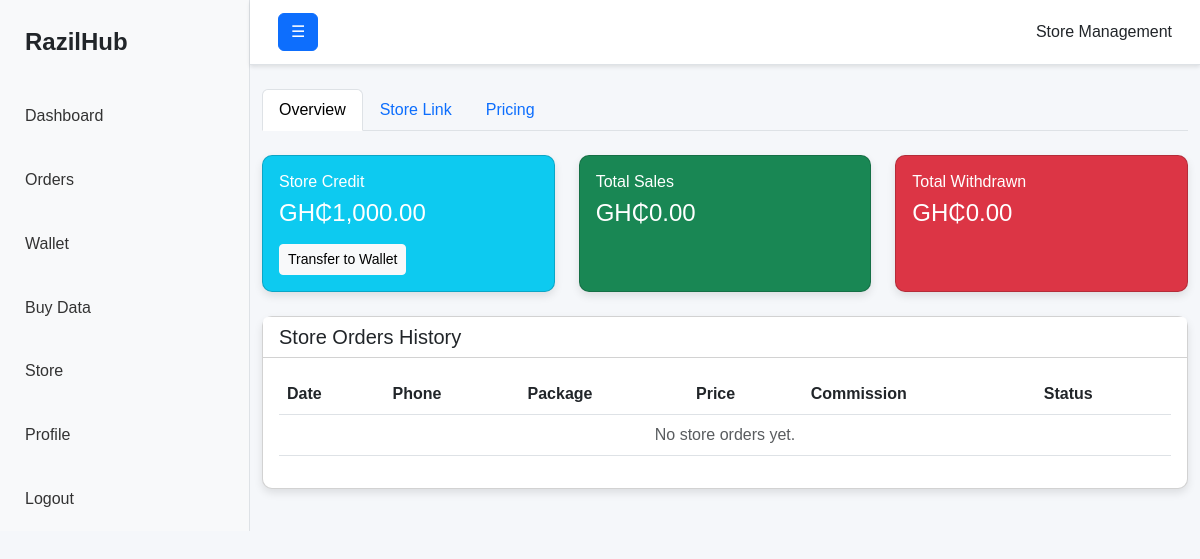
Page /store (signed in) on the earlier database version.
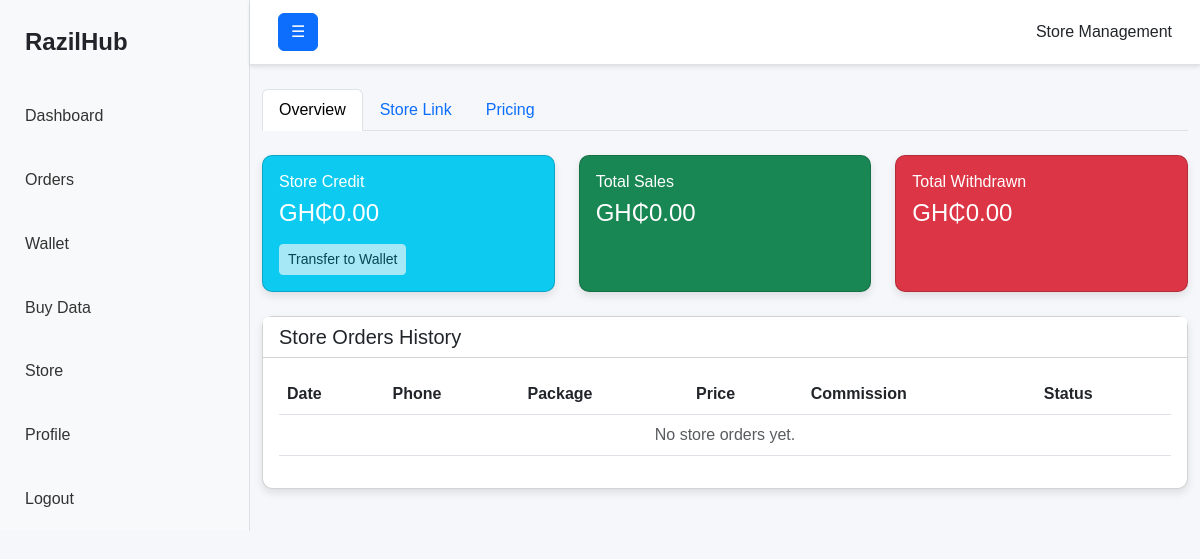
Same page on the later database version.
### app.py (models this page shows)
class Store(db.Model):
    id = db.Column(db.Integer, primary_key=True)
    user_id = db.Column(db.Integer, db.ForeignKey('user.id'), unique=True, nullable=False)
    name = db.Column(db.String(100), default="My Store")
    slug = db.Column(db.String(50), unique=True) # For the public link
    support_phone = db.Column(db.String(20))
    whatsapp = db.Column(db.String(20))
    whatsapp_group_link = db.Column(db.String(200)) # New field
    description = db.Column(db.String(300))
    notice = db.Column(db.String(500)) # New field for store announcements
    total_sales = db.Column(db.Float, default=0.0)
    total_withdrawn = db.Column(db.Float, default=0.0)
    credit_balance = db.Column(db.Float, default=0.0)
    user = db.relationship('User', backref=db.backref('store', uselist=False))

### app.py (the view, shortened to what this page needs)
@app.route("/store", methods=["GET", "POST"])
@login_required
def store():
    my_store = current_user.store
    store_orders = StoreOrder.query.filter_by(store_id=my_store.id).order_by(StoreOrder.date.desc()).all()
    store_pricing = StorePricing.query.filter_by(store_id=my_store.id).all()
    return render_template("store.html", store=my_store, orders=store_orders, pricing_list=store_pricing, dealer_packages=DEALER_PACKAGES)

### app.py (called while the page is built)
@login_manager.user_loader
def load_user(user_id):
    return User.query.get(int(user_id))

### templates/store.html (shortened to what the changed rows need)
<!DOCTYPE html>
<html lang="en">
<head>
    <link href="https://cdn.jsdelivr.net/npm/bootstrap@5.3.0/dist/css/bootstrap.min.css" rel="stylesheet">
    <link rel="stylesheet" href="{{ url_for('static', filename='css/style.css') }}">
</head>
<body>
    <div class="d-flex" id="wrapper">
        <div id="page-content-wrapper">
            <div class="container-fluid mt-4">
                <div class="tab-content" id="storeTabsContent">
                    <div class="tab-pane fade show active" id="overview" role="tabpanel">
                        <div class="row g-4 mb-4">
                            <div class="col-md-4">
                                <div class="card text-white bg-info h-100">
                                    <div class="card-body">
                                        <h6>Store Credit</h6>
                                        <h4>GH₵{{ "{:,.2f}".format(store.credit_balance) }}</h4>
                                        <div class="mt-3">
                                            <form action="{{ url_for('store_withdraw') }}" method="POST"
                                                class="d-inline">
                                            </form>
                                        </div>
                                    </div>
                                </div>
                            </div>
                            <div class="col-md-4">
                                <div class="card text-white bg-success h-100">
                                    <div class="card-body">
                                        <h6>Total Sales</h6>
                                        <h4>GH₵{{ "{:,.2f}".format(store.total_sales) }}</h4>
                                    </div>
                                </div>
                            </div>
                            <div class="col-md-4">
                                <div class="card text-white bg-danger h-100">
                                    <div class="card-body">
                                        <h6>Total Withdrawn</h6>
                                        <h4>GH₵{{ "{:,.2f}".format(store.total_withdrawn) }}</h4>
                                    </div>
                                </div>
                            </div>
                        </div>
                        <div class="card">
                            <div class="card-body">
                                <div class="table-responsive">
                                    <table class="table table-hover">
                                        <thead>
                                            <tr>
                                                <th>Date</th>
                                                <th>Phone</th>
                                                <th>Package</th>
                                                <th>Price</th>
                                                <th>Commission</th>
                                                <th>Status</th>
                                            </tr>
                                        </thead>
                                    </table>
                                </div>
                            </div>
                        </div>
                    </div>
                </div>
            </div>
        </div>
    </div>
</body>
</html>

Differences in the rows shown:
changed Store: credit_balance "1,000.00" → "0.00"
